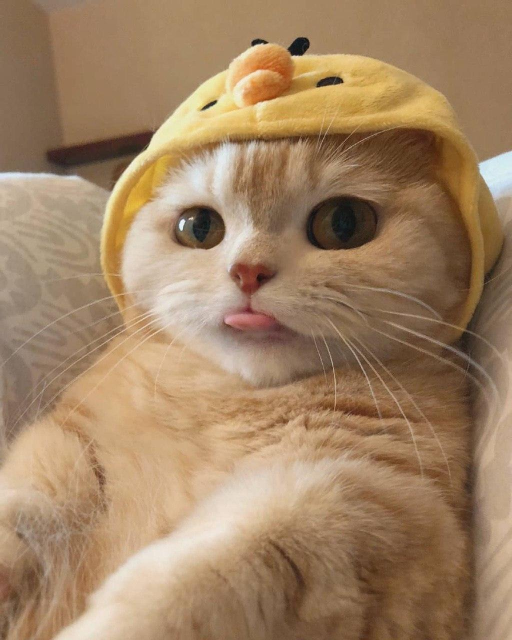
#> input picture kot1.jpg, 1024 x 1280 px (shown at 1/2 size)
$ python laba7.py
#> lines starting #> are read from the running program, lines starting #| are printed output that depends on the picture; pictures that were not available may be replaced by others from this repository, and a replacement may not be noted
from PIL import Image, ImageFilter


print("Задача 1")
name_file = "kot1.jpg"
with Image.open(name_file) as img:
#> img is the input picture: PIL image 1024x1280 RGB; mean R, G, B 161.3, 131.5, 100.2
    img.load()            #загружает объект из файла
img.show()
width, height = img.size
#> width = 1024; height = 1280
format = img.format
#> format = 'JPEG'
mode = img.mode
#> mode = 'RGB'
print('Ширина: ', width)
#| Ширина:  1024
print('Высота: ', height)
#| Высота:  1280
print('Формат: ', format)
#| Формат:  JPEG
print('Цветовая модель: ', mode)
#| Цветовая модель:  RGB

def zadacha2():
    print("Задача 2")
    file2 = "kot2.jpg"
    with Image.open(file2) as img:
        img.load()
    img.show()
    new_kartinka = img.resize((img.height // 3, img.width // 3))
    new_kartinka.show()
    new_kartinka.save("novinka_kota2.jpg")

def zadacha3():
    print("Задача 3")
    kartinki = ['1.jpg', '2.jpg', '3.jpg', '4.jpg', '5.jpg']
    for i in kartinki:
        with Image.open(i) as pic:
            pic.load()
        new_pic = pic.filter(ImageFilter.FIND_EDGES)
        new_pic.show()
        new_pic.save('new_' + i)

def zadacha4():
    print("Задача 4")
    file4 = Image.open("kot2.jpg")
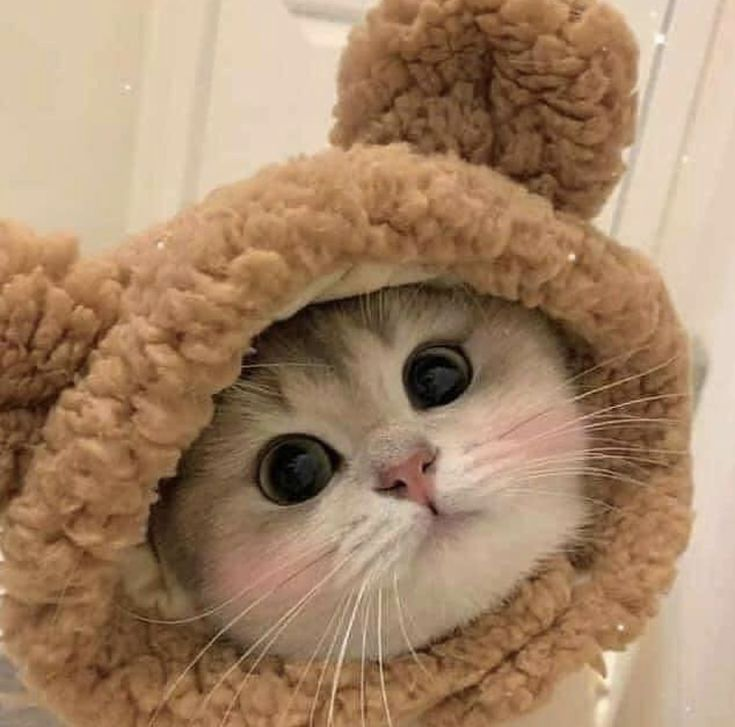
#> input picture kot2.jpg, 735 x 727 px
#> file4 is the input picture: PIL image 735x727 RGB; mean R, G, B 164.5, 133.1, 103.8
    znak = Image.open("vvodniy_znak.png")
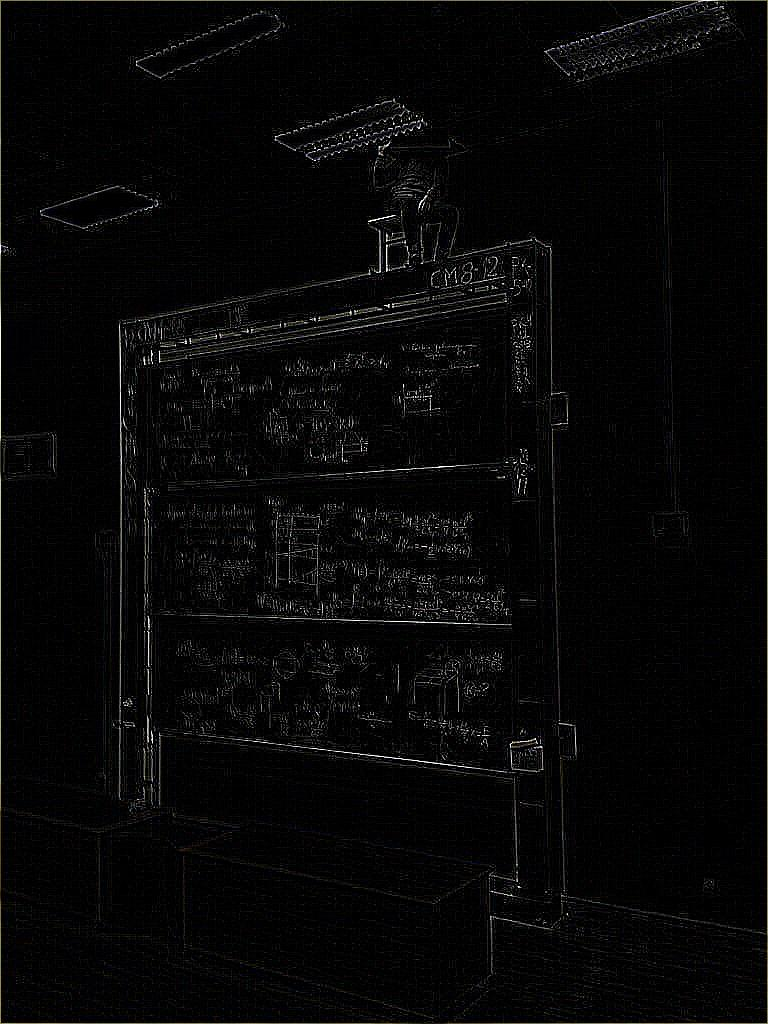
#> input picture new_1.jpg, 768 x 1024 px, given in place of vvodniy_znak.png, which was not available
#> znak is the input picture: PIL image 768x1024 RGB; mean R, G, B 7.3, 7.2, 7.3
    width = 280
    height = 200
    umenshenie = znak.resize((width,height), Image.LANCZOS)
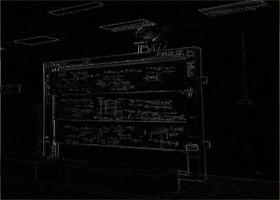
#> umenshenie: PIL image 280x200 RGB; mean R, G, B 7.2, 7.2, 7.3
#> (the run stopped early here; a loop or call above may not have finished)
